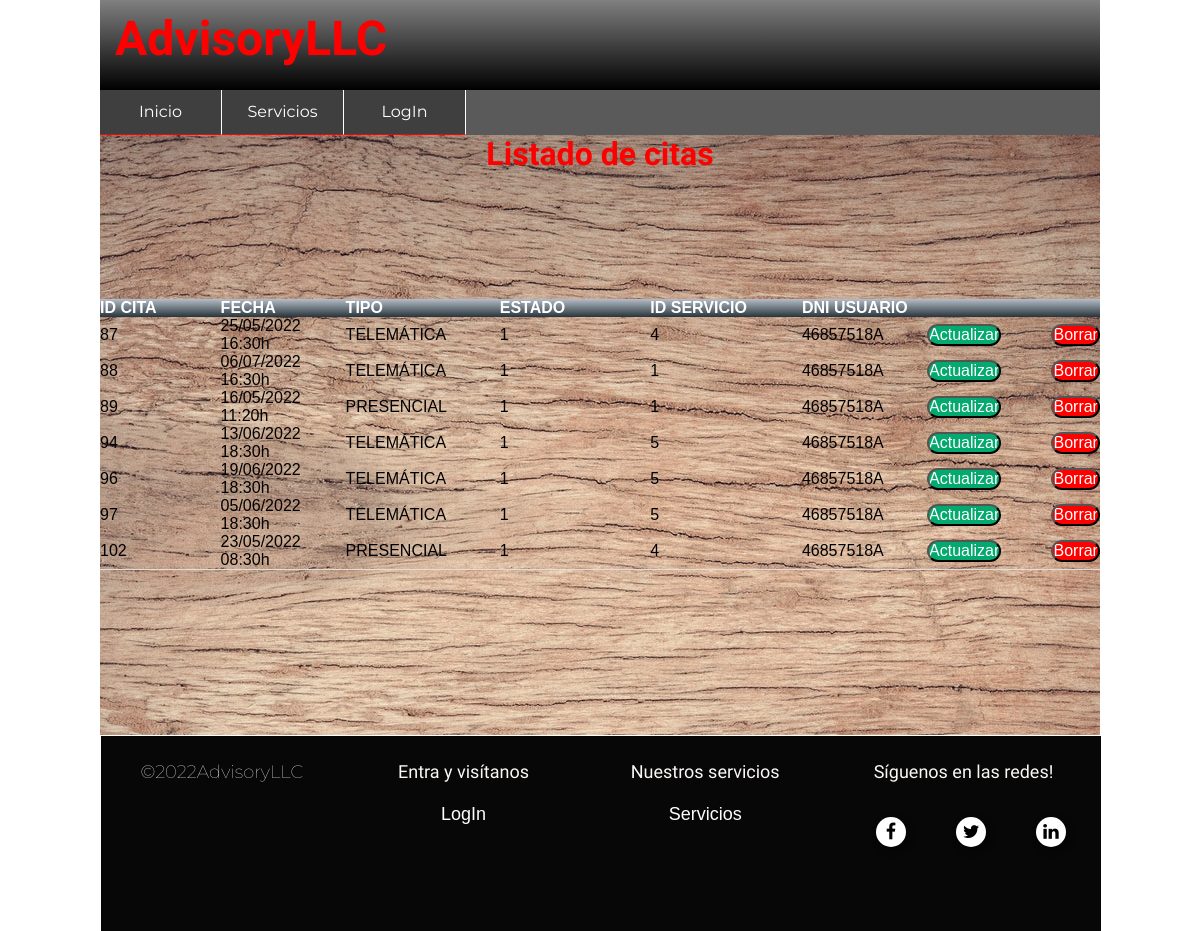
The page /ShowAppointments.php on the database its author committed.
### tables this page shows
CREATE TABLE `appointment` (
  `appointmentId` int(9) NOT NULL,
  `appointmentDateTime` datetime(6) NOT NULL,
  `appointmentType` varchar(30) NOT NULL,
  `appointmentState` int(1) NOT NULL,
  `serviceId_fk` int(9) NOT NULL,
  `userDni_fk` varchar(9) NOT NULL
);

### Connection.php (called while the page is built, shortened)
<?php
class Connection{
public function Connection() {
try{
    $this->connection_bd = new PDO('mysql:host=localhost; bdname=proyecto_daw','root','');
    $this->connection_bd->setAttribute(PDO::ATTR_ERRMODE, PDO::ERRMODE_EXCEPTION);
    $this->connection_bd->exec("SET CHARACTER SET utf8");
    return $this->connection_bd;
} catch(Exception $e){
    echo "Hay un error de conexión en la línea: " . $e->getLine();
}
}
}
?>

### ReturnAppointment.php (called while the page is built)
<?php
require ("Connection.php");
class ReturnAppointment extends Connection {
function getAppointments(){
    $sentence = $this->connection_bd->query(
        "SELECT appointmentId, DATE_FORMAT(appointmentDateTime, '%d/%m/%Y %H:%ih') AS appointmentDateTime, appointmentType,
        appointmentState,serviceId_fk ,userDni_fk FROM proyecto_daw.appointment"
    );
    return $sentence->fetchAll(PDO::FETCH_ASSOC);
}
}
?>

### ShowAppointments.php (the view, shortened to what this page needs)
<!DOCTYPE html>
<html lang="en">
<head>
    <link rel="stylesheet" href="https://stackpath.bootstrapcdn.com/font-awesome/4.7.0/css/font-awesome.min.css">
    <link rel="stylesheet" href="css/Style.css" type="text/css" media="">
</head>
<body>
    <header>
        <div id="logo"> <h1 class="flowerRed" align="left">AdvisoryLLC</h1></div>
        <br> <br><div id="title" class="flower" height="100px"><h3 align="right">&nbsp; &nbsp;</h3></div>
    </header>
    <nav >
        <ul id="nav">
            <?php
            echo "<a href= 'index.php'><li><p class='important'>Inicio</p></li></a>";
            echo "<a href='Services.php'><li><p class='important'>Servicios</p></li>";
            echo "<a href='Login.php'><li><p class='important'>LogIn</p></li></a>";
            ?>
        </ul>
    </nav>
    <div id="body">
<?php
require ("ReturnAppointment.php");
$showAppointments = new ReturnAppointment();
$arrayAppointments = $showAppointments->getAppointments();
echo "<table class='table'><h1 class='flowerRed'>Listado de citas</h1><tr class='tr'><th class='thShort'>";
    echo "<b>ID CITA</b></th><th class='thShort'>";
    echo "<b>FECHA</b></th><th class='th'>";
    echo "<b>TIPO</b></th><th class='th'>";
    echo "<b>ESTADO</b></th><th class='th'>";
    echo "<b>ID SERVICIO</b></th><th class='thShort'>";
    echo "<b>DNI USUARIO</b></th><th class='btnShort, thShort'>";
    echo "&nbsp;</th><th class='btnShort, thShort'>";
    echo "&nbsp;</th></tr>";
foreach($arrayAppointments as $row) {
    echo "<tr class='tr'><td class='tdShort'>";
    echo $row['appointmentId'] . "</td><td class='tdShort'>";
    echo $row['appointmentDateTime'] . "</td><td class='td'>";
    echo $row['appointmentType'] . "</td><td class='td'>";
    echo $row['appointmentState'] . "</td><td class='td'>";
    echo $row['serviceId_fk'] . "</td><td class='tdShort'>";
    echo $row['userDni_fk'] . "</td><td class='btnShort, tdShort'>";
    echo "<a href='UpdateAppointment.php?appointmentId=". $row['appointmentId'] ."&appointmentDateTime=". $row['appointmentDateTime'] ."&appointmentType=". $row['appointmentType'] ."
    &appointmentState=". $row['appointmentState'] ."&serviceId_fk=". $row['serviceId_fk'] ."&userDni_fk=". $row['userDni_fk'] ."'><input type='button' class='btnShort, actualizar' name='updateSubmit' value='Actualizar'></td><td class='btnShort, 'tdShort'>";
    echo "<a href='DeleteAppointment.php?appointmentId=". $row['appointmentId'] ."'><input type='button' class='btnShort, borrar' name='submitB' value='Borrar'></a></td></br></tr>";
    }
    echo "</tr></table>";
    echo "<br>";
    echo "<br>";
?>
</div>
   <div id="bottom">
        <ul >
            <li>
            <h1>&#169;2022AdvisoryLLC</h1>
            </li>
            <li>
                <h1 class="flower">Entra y visítanos<br><br><a class= "important" href='Login.php'>LogIn</a></h1>
            </li>
            <li>
            <h1 class="flower">Nuestros servicios<br><br><a class= "important" href='Services.php'>Servicios</a></h1>
            </li>
             <li>
                <h1 class="flower">Síguenos en las redes!</h1>
                <ol class="social">
                    <li><a href="#" class="fa fa-facebook"></a></li>
                    <li> <a href="#" class="fa fa-twitter"></a></li>
                    <li> <a href="#" class="fa fa-linkedin"></a></li>
                </ol>
            </li>
        </ul>
    </div>
</body>
</html>

### css/Style.css (style rules this page uses)
* { margin:0; padding:0; text-decoration:none; list-style:none; font-family:sans-serif; }
header { position:relative; margin:auto; width: 1000px; height: 90px; background: linear-gradient(to top, #000000 0%, #808080 100%); color: white; }
#logo { position:absolute; float: left; top:10px; left: 15px; width:188px; background:transparente; font-size:1.5em; }
#title { margin: auto; width: 40%; }
nav { position:relative; margin:auto; width: 1000px; height: 45px; background:rgba(37, 37, 37, 0.5); }
nav ul { position:absolute; top:0px; left:0px; width: 1000px; height: 45px; background:rgba(37, 37, 37, 0.5); border-bottom: 1px solid red; }
nav ul li { float: left; width: 121px; line-height: 44px; text-align-last: center; font: size 12px; color: white; background:rgba(37, 37, 37, 0.5); border-right: 1px solid white; border-bottom: 1px solid red; }
#bottom { display: frex; margin:auto; width: 1000px; height: 145px; }
#bottom ul { display: flex; align-items: inline; margin: auto; width: 1000px; height: 145px; padding: 1px; }
#bottom ul li { display: inline; list-style-position: inside; width: 225px; height: 145px; padding: 25px; background:rgba(7, 7, 7, 1); }
#bottom ul li h1 { margin:auto; color: rgb(250, 247, 245); font-size: 18px; font-weight: 100; }
#bottom ul li ol { list-style-position: inside; top: 15px; left: 17px; width: 240px; height: auto; margin:auto; }
#bottom ul li ol li { height: auto; margin:auto; }
.flower { font-family: 'Indie Flower', cursive; }
.flowerRed { font-family: 'Indie Flower', cursive; color: red; }
h1,h2,h3, h4, h5,h6,p { font-family: 'Montserrat', sans-serif; text-align: center; }
#nav { border-bottom: 1px solid red; }
@media (min-width: 600px) { #nav { display: grid; grid-template-columns: repeat(9, 1fr); } }
@media (min-width: 600px) { #logo { display: grid; grid-template-columns: repeat(5, 1fr); } }
@media (min-width: 600px) { #title { display: grid; grid-template-columns: 3 repeat(5, 1fr); } }
@media (min-width: 600px) { #bottom { display: grid; grid-template-columns: repeat(12, 3fr); } }
.social { min-width: 200px; min-height: 99px; display: flex; justify-content: space-around; }
.social a { font-size:18px; width: 30px; height: 30px; line-height: 30px; text-align: center; background: white; color: black; border-radius: 50%; box-shadow: 3px 3px 6px rgba(0, 0, 0, .5); transition: all .2s ease-in-out; }
.important { color:white; }

### ShowAppointments.php (style rules this page uses)
#body { position:relative; margin:auto; background:url(img/wood.jpg); background-repeat: no-repeat; background-position: top center; width: 1000px; height: 600px; }
#nav { border-bottom: 1px solid red; }
.table { margin: 5px; padding: 8px; font-family: Arial, Helvetica, sans-serif; font-size: 1em; border-collapse: collapse; width: 1000px; margin:auto; text-align:left; border-bottom: 1px solid #ddd; }
.th, .thShort { background: linear-gradient(to bottom, #b5bdc8 0%,#828c95 36%,#28343b 100%); color: white; align:left; }
.td, .tdShort, .tr, .th, .thShort { align:left; }
.th, .td { width:16%; }
.thShort, .tdShort { width:13%; align:left; }
.actualizar { font-size: 1em; font-weight:200; background-color:#04AA6D; color:#fff; border-radius:15px; }
.borrar { font-size: 1em; font-weight:200; background-color:red; color:#fff; border-radius:15px; }

### rows shown on the page
appointment: appointmentId "87", appointmentDateTime "25/05/2022 16:30h", appointmentType "TELEMÁTICA", appointmentState "1", serviceId_fk "4", userDni_fk "46857518A"
appointment: appointmentId "88", appointmentDateTime "06/07/2022 16:30h", appointmentType "TELEMÁTICA", appointmentState "1", serviceId_fk "1", userDni_fk "46857518A"
appointment: appointmentId "89", appointmentDateTime "16/05/2022 11:20h", appointmentType "PRESENCIAL", appointmentState "1", serviceId_fk "1", userDni_fk "46857518A"
appointment: appointmentId "94", appointmentDateTime "13/06/2022 18:30h", appointmentType "TELEMÁTICA", appointmentState "1", serviceId_fk "5", userDni_fk "46857518A"
appointment: appointmentId "96", appointmentDateTime "19/06/2022 18:30h", appointmentType "TELEMÁTICA", appointmentState "1", serviceId_fk "5", userDni_fk "46857518A"
appointment: appointmentId "97", appointmentDateTime "05/06/2022 18:30h", appointmentType "TELEMÁTICA", appointmentState "1", serviceId_fk "5", userDni_fk "46857518A"
appointment: appointmentId "102", appointmentDateTime "23/05/2022 08:30h", appointmentType "PRESENCIAL", appointmentState "1", serviceId_fk "4", userDni_fk "46857518A"
